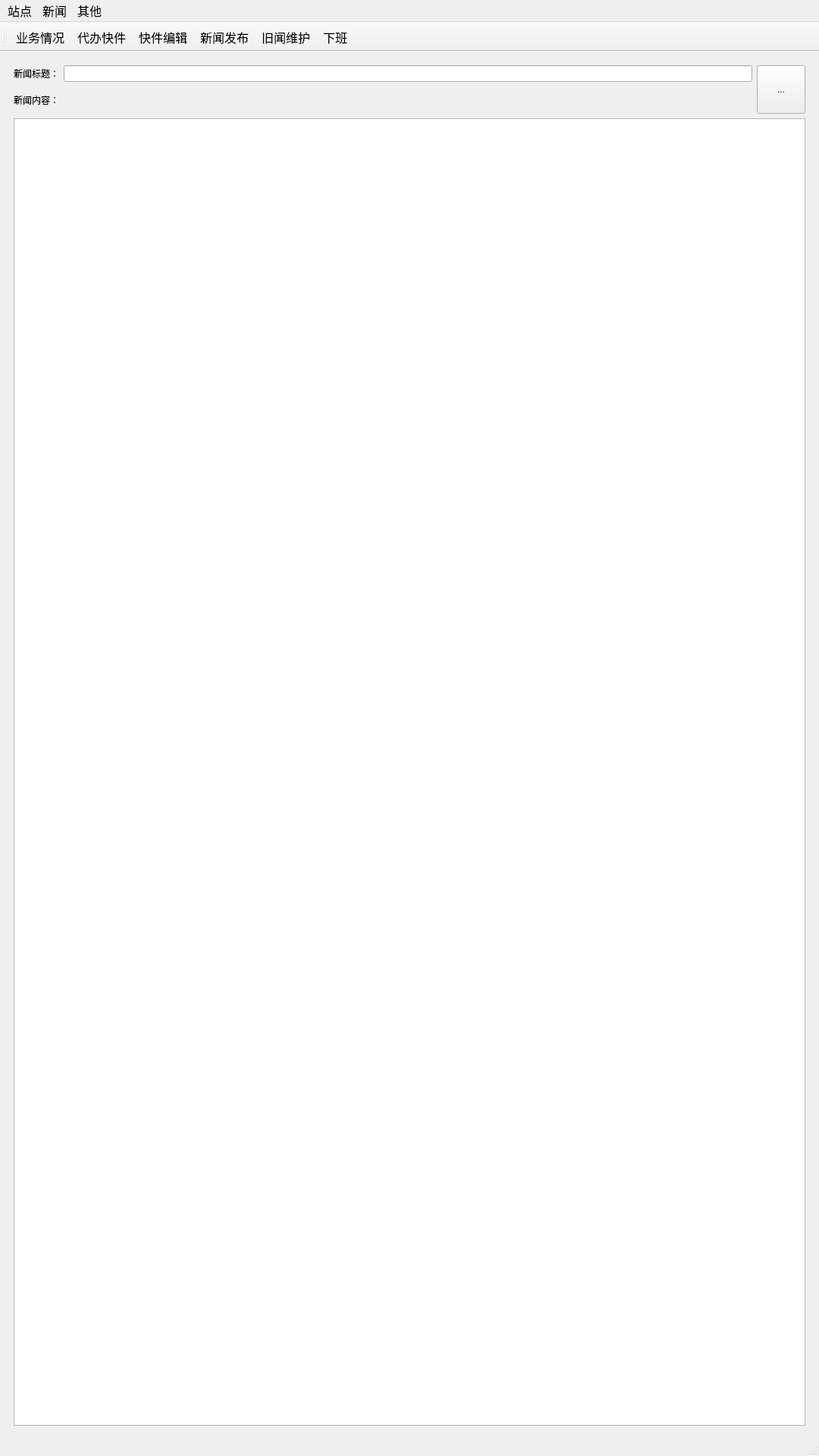
<?xml version="1.0" encoding="UTF-8"?>
<ui version="4.0">
 <class>MainWindow</class>
 <widget class="QMainWindow" name="MainWindow">
  <property name="geometry">
   <rect>
    <x>0</x>
    <y>0</y>
    <width>1080</width>
    <height>1920</height>
   </rect>
  </property>
  <property name="windowTitle">
   <string>快件管理系统</string>
  </property>
  <widget class="QWidget" name="centralwidget">
   <layout class="QVBoxLayout" name="verticalLayout">
    <item>
     <widget class="QStackedWidget" name="stackedWidget">
      <property name="styleSheet">
       <string notr="true">font: 14pt &quot;Microsoft YaHei UI&quot;;</string>
      </property>
      <property name="currentIndex">
       <number>4</number>
      </property>
      <widget class="QWidget" name="page"/>
      <widget class="QWidget" name="page_2">
       <layout class="QVBoxLayout" name="verticalLayout_3">
        <item>
         <layout class="QHBoxLayout" name="horizontalLayout_2">
          <item>
           <widget class="QGroupBox" name="groupBox">
            <property name="styleSheet">
             <string notr="true">font: 10pt &quot;Microsoft YaHei UI&quot;;</string>
            </property>
            <property name="title">
             <string>待办状态：</string>
            </property>
            <layout class="QHBoxLayout" name="horizontalLayout">
             <item>
              <layout class="QVBoxLayout" name="verticalLayout_2">
               <item>
                <widget class="QRadioButton" name="radioButton_waittosign">
                 <property name="text">
                  <string>待发货</string>
                 </property>
                 <property name="checked">
                  <bool>true</bool>
                 </property>
                </widget>
               </item>
               <item>
                <widget class="QRadioButton" name="radioButton_waittoarrival">
                 <property name="text">
                  <string>待入站</string>
                 </property>
                 <property name="checked">
                  <bool>false</bool>
                 </property>
                </widget>
               </item>
               <item>
                <widget class="QRadioButton" name="radioButton_waittoreceipt">
                 <property name="text">
                  <string>待签收</string>
                 </property>
                 <property name="checked">
                  <bool>false</bool>
                 </property>
                </widget>
               </item>
              </layout>
             </item>
            </layout>
           </widget>
          </item>
          <item>
           <widget class="QLineEdit" name="lineEdit_billid"/>
          </item>
          <item>
           <widget class="QToolButton" name="toolButton_deal">
            <property name="minimumSize">
             <size>
              <width>111</width>
              <height>111</height>
             </size>
            </property>
            <property name="text">
             <string>处理</string>
            </property>
            <property name="icon">
             <iconset resource="icon.qrc">
              <normaloff>:/images/add.png</normaloff>:/images/add.png</iconset>
            </property>
            <property name="iconSize">
             <size>
              <width>64</width>
              <height>64</height>
             </size>
            </property>
            <property name="popupMode">
             <enum>QToolButton::MenuButtonPopup</enum>
            </property>
            <property name="toolButtonStyle">
             <enum>Qt::ToolButtonIconOnly</enum>
            </property>
            <property name="autoRaise">
             <bool>false</bool>
            </property>
            <property name="arrowType">
             <enum>Qt::NoArrow</enum>
            </property>
           </widget>
          </item>
         </layout>
        </item>
        <item>
         <widget class="QTableWidget" name="tableWidget_bills">
          <column>
           <property name="text">
            <string>运单号</string>
           </property>
          </column>
          <column>
           <property name="text">
            <string>寄件人</string>
           </property>
          </column>
          <column>
           <property name="text">
            <string>电话</string>
           </property>
          </column>
          <column>
           <property name="text">
            <string>所在区域</string>
           </property>
          </column>
          <column>
           <property name="text">
            <string>详细地址</string>
           </property>
          </column>
          <column>
           <property name="text">
            <string>收件人</string>
           </property>
          </column>
          <column>
           <property name="text">
            <string>电话</string>
           </property>
          </column>
          <column>
           <property name="text">
            <string>所在区域</string>
           </property>
          </column>
          <column>
           <property name="text">
            <string>详细地址</string>
           </property>
          </column>
          <column>
           <property name="text">
            <string>快件类型</string>
           </property>
          </column>
          <column>
           <property name="text">
            <string>快件重量（KG）</string>
           </property>
          </column>
         </widget>
        </item>
       </layout>
      </widget>
      <widget class="QWidget" name="page_3">
       <layout class="QVBoxLayout" name="verticalLayout_5">
        <item>
         <layout class="QVBoxLayout" name="verticalLayout_4">
          <item>
           <layout class="QHBoxLayout" name="horizontalLayout_3">
            <item>
             <widget class="QLineEdit" name="lineEdit_search"/>
            </item>
            <item>
             <widget class="QToolButton" name="toolButton_search">
              <property name="text">
               <string>...</string>
              </property>
              <property name="icon">
               <iconset resource="icon.qrc">
                <normaloff>:/images/search.png</normaloff>:/images/search.png</iconset>
              </property>
              <property name="iconSize">
               <size>
                <width>44</width>
                <height>44</height>
               </size>
              </property>
             </widget>
            </item>
           </layout>
          </item>
          <item>
           <widget class="QListWidget" name="listWidget_bills"/>
          </item>
         </layout>
        </item>
       </layout>
      </widget>
      <widget class="QWidget" name="page_5">
       <layout class="QVBoxLayout" name="verticalLayout_7">
        <item>
         <widget class="QListWidget" name="listWidget_news"/>
        </item>
       </layout>
      </widget>
      <widget class="QWidget" name="page_4">
       <layout class="QHBoxLayout" name="horizontalLayout_6">
        <item>
         <layout class="QVBoxLayout" name="verticalLayout_8">
          <item>
           <layout class="QHBoxLayout" name="horizontalLayout_5">
            <item>
             <layout class="QVBoxLayout" name="verticalLayout_6">
              <item>
               <layout class="QHBoxLayout" name="horizontalLayout_4">
                <item>
                 <widget class="QLabel" name="label_newstitle">
                  <property name="text">
                   <string>新闻标题：</string>
                  </property>
                 </widget>
                </item>
                <item>
                 <widget class="QLineEdit" name="lineEdit_newstitle"/>
                </item>
               </layout>
              </item>
              <item>
               <widget class="QLabel" name="label">
                <property name="text">
                 <string>新闻内容：</string>
                </property>
               </widget>
              </item>
             </layout>
            </item>
            <item>
             <widget class="QToolButton" name="toolButton_newspost">
              <property name="minimumSize">
               <size>
                <width>64</width>
                <height>64</height>
               </size>
              </property>
              <property name="text">
               <string>...</string>
              </property>
              <property name="icon">
               <iconset resource="icon.qrc">
                <normaloff>:/images/book_publish_publishing_icon_220402.png</normaloff>:/images/book_publish_publishing_icon_220402.png</iconset>
              </property>
              <property name="iconSize">
               <size>
                <width>44</width>
                <height>44</height>
               </size>
              </property>
             </widget>
            </item>
           </layout>
          </item>
          <item>
           <widget class="QTextEdit" name="textEdit_newscontext"/>
          </item>
         </layout>
        </item>
       </layout>
      </widget>
     </widget>
    </item>
   </layout>
  </widget>
  <widget class="QMenuBar" name="menubar">
   <property name="geometry">
    <rect>
     <x>0</x>
     <y>0</y>
     <width>1080</width>
     <height>27</height>
    </rect>
   </property>
   <property name="font">
    <font>
     <pointsize>12</pointsize>
    </font>
   </property>
   <widget class="QMenu" name="menu_express">
    <property name="geometry">
     <rect>
      <x>194</x>
      <y>133</y>
      <width>137</width>
      <height>126</height>
     </rect>
    </property>
    <property name="title">
     <string>站点</string>
    </property>
    <addaction name="action_view"/>
    <addaction name="action_sign"/>
    <addaction name="action_update"/>
   </widget>
   <widget class="QMenu" name="menu_news">
    <property name="title">
     <string>新闻</string>
    </property>
    <addaction name="action_postnews"/>
    <addaction name="action_newsupdate"/>
   </widget>
   <widget class="QMenu" name="menu_other">
    <property name="title">
     <string>其他</string>
    </property>
    <addaction name="action_run"/>
   </widget>
   <addaction name="menu_express"/>
   <addaction name="menu_news"/>
   <addaction name="menu_other"/>
  </widget>
  <widget class="QStatusBar" name="statusbar"/>
  <widget class="QToolBar" name="toolBar">
   <property name="font">
    <font>
     <pointsize>12</pointsize>
    </font>
   </property>
   <property name="windowTitle">
    <string>toolBar</string>
   </property>
   <property name="iconSize">
    <size>
     <width>44</width>
     <height>44</height>
    </size>
   </property>
   <attribute name="toolBarArea">
    <enum>TopToolBarArea</enum>
   </attribute>
   <attribute name="toolBarBreak">
    <bool>false</bool>
   </attribute>
   <addaction name="action_view"/>
   <addaction name="action_sign"/>
   <addaction name="action_update"/>
   <addaction name="action_postnews"/>
   <addaction name="action_newsupdate"/>
   <addaction name="action_run"/>
  </widget>
  <action name="action_sign">
   <property name="icon">
    <iconset resource="icon.qrc">
     <normaloff>:/images/add.png</normaloff>:/images/add.png</iconset>
   </property>
   <property name="text">
    <string>代办快件</string>
   </property>
   <property name="iconText">
    <string>代办快件</string>
   </property>
   <property name="font">
    <font>
     <pointsize>12</pointsize>
    </font>
   </property>
   <property name="shortcut">
    <string>Ctrl+S</string>
   </property>
  </action>
  <action name="action_update">
   <property name="icon">
    <iconset resource="icon.qrc">
     <normaloff>:/images/addd.png</normaloff>:/images/addd.png</iconset>
   </property>
   <property name="text">
    <string>快件编辑</string>
   </property>
   <property name="font">
    <font>
     <pointsize>12</pointsize>
    </font>
   </property>
   <property name="shortcut">
    <string>Ctrl+U</string>
   </property>
  </action>
  <action name="action_view">
   <property name="icon">
    <iconset resource="icon.qrc">
     <normaloff>:/images/business_chart_finance_pie_statistics_icon_127241.png</normaloff>:/images/business_chart_finance_pie_statistics_icon_127241.png</iconset>
   </property>
   <property name="text">
    <string>业务情况</string>
   </property>
   <property name="font">
    <font>
     <pointsize>12</pointsize>
    </font>
   </property>
   <property name="shortcut">
    <string>Ctrl+Shift+V</string>
   </property>
  </action>
  <action name="action_postnews">
   <property name="icon">
    <iconset resource="icon.qrc">
     <normaloff>:/images/book_publish_publishing_icon_220402.png</normaloff>:/images/book_publish_publishing_icon_220402.png</iconset>
   </property>
   <property name="text">
    <string>新闻发布</string>
   </property>
   <property name="font">
    <font>
     <pointsize>12</pointsize>
    </font>
   </property>
   <property name="shortcut">
    <string>Ctrl+N, Ctrl+P</string>
   </property>
  </action>
  <action name="action_newsupdate">
   <property name="icon">
    <iconset resource="icon.qrc">
     <normaloff>:/images/website_maintenance_settings_window_icon_193867.png</normaloff>:/images/website_maintenance_settings_window_icon_193867.png</iconset>
   </property>
   <property name="text">
    <string>旧闻维护</string>
   </property>
   <property name="font">
    <font>
     <pointsize>12</pointsize>
    </font>
   </property>
   <property name="shortcut">
    <string>Ctrl+M, Ctrl+T</string>
   </property>
  </action>
  <action name="action_run">
   <property name="icon">
    <iconset resource="icon.qrc">
     <normaloff>:/images/signout_106525.png</normaloff>:/images/signout_106525.png</iconset>
   </property>
   <property name="text">
    <string>下班</string>
   </property>
   <property name="font">
    <font>
     <pointsize>12</pointsize>
    </font>
   </property>
   <property name="shortcut">
    <string>Ctrl+E</string>
   </property>
  </action>
 </widget>
 <resources>
  <include location="icon.qrc"/>
 </resources>
 <connections/>
</ui>
